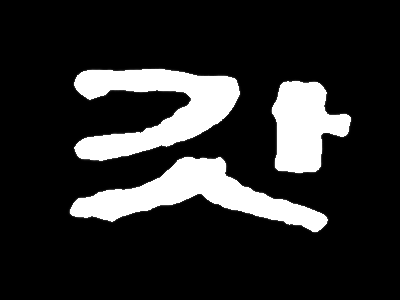
#> input picture dataset/clearn_image/1/갓.bmp, 400 x 300 px
$ python -i fix.py   (imports and definitions only)
#> lines starting #> are read from the running program, lines starting #| are printed output that depends on the picture; after the words box and inside, x2 and y2 are one past the last pixel; in counts of white or black regions, pixels touching at a corner belong together
#!/usr/bin/env python
# coding: utf-8

# In[1]:


class fix:
    def __init__(self, img):
        self.img = img

    # BGR에서 HSV로 변환해서, red_range 부분만을 filtering
    # [27 lines left out: functions hsv, sunmyung, not called in this run]

    # 이미지의 윤곽선을 검출하는 cv2.contours를 사용, drawing을 통해, 일정크기의 윤곽선만 검출하여 그 주변을 cv2.circle로 보정을한 후, 색을 칠하기(일부노이즈제거)
    def Contour(self):
        import numpy as np
        import cv2
        # findContours를 하기 위한 이진화 변수 설정
        red = cv2.cvtColor(self.img, cv2.COLOR_BGR2GRAY)
        red = np.reshape(red, (red.shape[0], red.shape[1], 1))
        red = cv2.threshold(red,127,255, cv2.THRESH_BINARY)[1]
        red = np.reshape(red, (red.shape[0], red.shape[1], 1))

        # findContours에서 일정 길이를 가진 윤곽선만 추출
        def drawing(contours):
            a = []
            for i in contours:
                if len(i) > 50:      # 50 -> 25으로 변경.
                    a.append(i)

            a = tuple(a)
            return a

        contours, _ = cv2.findContours(red, cv2.RETR_LIST, cv2.CHAIN_APPROX_NONE)
        # 일정 길이 윤곽선만 detection
        contours = drawing(contours)

        # 해당 윤곽선에 circle 라인 그리기.
        # for i in range(len(contours)):
        #     for j in range(len(contours[i])):                                # circle 두께
        #         cv2.circle(self.img, (contours[i][j][0][0], contours[i][j][0][1]), 1, (0, 0, 255), -1)


        # 3번째 인자가 음수면 모든 contour를 그림
        # 빨간색 contour 선
        # 선의 두께는 1 pixel(음수값으로 주면, 내부가 채워진다.)
        # 윤곽선 내부 색 채우기.
        cv2.drawContours(self.img, contours, -1, (0, 0, 255), -1)
        return self.img

    # threshold를 통해, 이미지를 gray_scale 후, 흑백 binary로 변환
    # [21 lines left out: functions threshold, Noise, not called in this run]

>>> import cv2
>>> picture = cv2.imread('../dataset/clearn_image/1/갓.bmp')
#> picture is the input picture: shape (300, 400, 3); min 0, max 255, mean 42.1
>>> result = fix(picture).Contour()
#> in Contour, `red = cv2.threshold(red,127,255, cv2.THRESH_BINARY)[1]`:
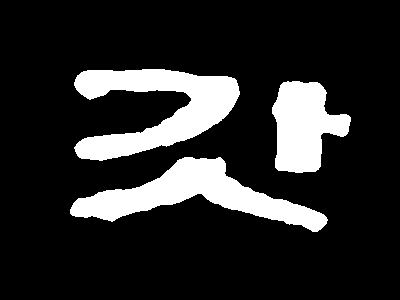
#> red: shape (300, 400); 16.2% white; 3 white regions
#> in Contour, `contours, _ = cv2.findContours(red, cv2.RETR_LIST, cv2.CHAIN_APPROX_NO..`: contours = 3 contours; box (x1, y1, x2, y2) and area: (74, 69, 240, 161) 7286, (70, 157, 328, 232) 6920, (272, 81, 351, 173) 4572
#> the loop in drawing, `for i in contours:` made 3 passes
#> after the loop in drawing, `for i in contours:`: a has the same summary as contours in Contour
#> in Contour, `cv2.drawContours(self.img, contours, -1, (0, 0, 255), -1)`:
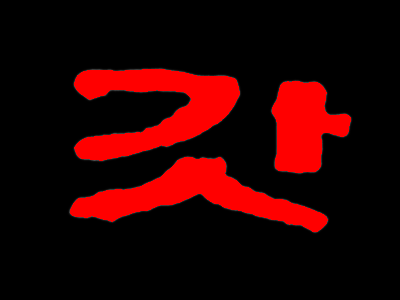
#> self.img: shape (300, 400, 3); 16.25% of pixels changed, all inside (x1, y1, x2, y2) = (70, 69, 351, 232)

$ run again, on dataset/clearn_image/1/거.bmp
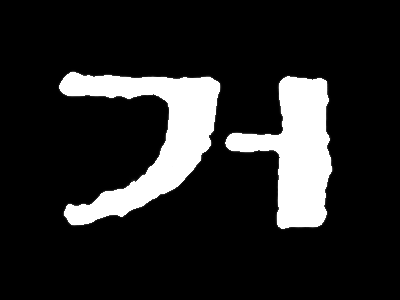
#> input picture dataset/clearn_image/1/거.bmp, 400 x 300 px
#> picture is the input picture: shape (300, 400, 3); min 0, max 255, mean 37.4
#> in Contour, `red = cv2.threshold(red,127,255, cv2.THRESH_BINARY)[1]`:
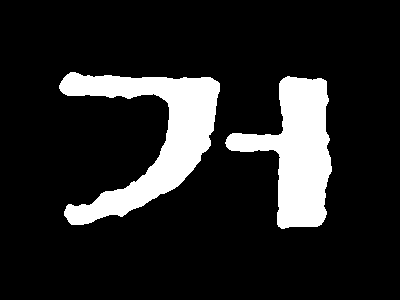
#> red: shape (300, 400); 14.5% white; 2 white regions
#> contours = 2 contours; box (x1, y1, x2, y2) and area: (59, 72, 220, 225) 8998, (225, 76, 332, 229) 7800
#> the loop in drawing, `for i in contours:` made 2 passes
#> after the loop in drawing, `for i in contours:`: a has the same summary as contours in Contour
#> in Contour, `cv2.drawContours(self.img, contours, -1, (0, 0, 255), -1)`:
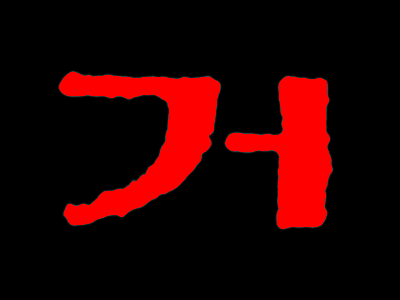
#> self.img: shape (300, 400, 3); 14.47% of pixels changed, all inside (x1, y1, x2, y2) = (59, 72, 332, 229)
